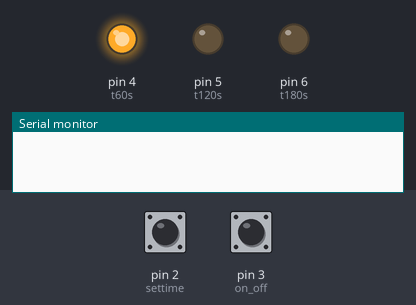
Bench run of a program on a simulated Arduino Nano, built with avr-gcc and run on an emulated ATmega328P. On the bench: output pins drawn as LEDs (lit = HIGH), the last lines printed to the serial monitor. The test bench sets the inputs (shaded band); at power-on: pin 2 (settime) HIGH, pin 3 (on_off) HIGH.

Above: at 1.2 s.
1.3 s: pin 2 (settime) pulled LOW for 0.15 s
At 2.3 s:
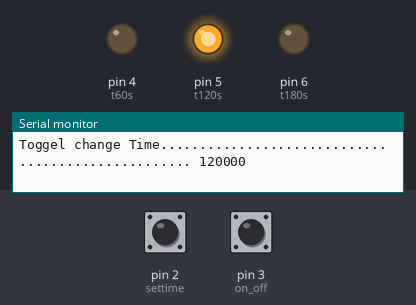
2.9 s: pin 2 (settime) pulled LOW for 1 s
At 3.5 s:
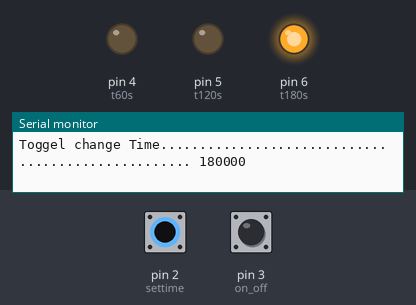
Timing chart, 0 to 5.9 s (numbered marks = the images above; inputs shaded):
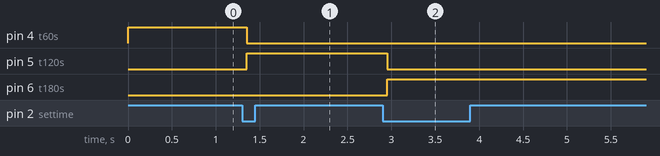

The program:

main.cpp
```cpp
// Controller software for Ultrasonic Cleaner on Arduino Nano
// Wiring: D4 - LED Green Anode - LED Kathode - GND
// Wiring: D5 - LED Yellow Anode - LED Kathode - GND
// Wiring: D6 - LED Red Anode - LED Kathode - GND
// Wiring: D7 - LED Bluen Anode - LED Kathode - GND and
// Wiring: D7 - SSR Control_in +
// Wiring: SSR Control_-  GND
// Wiring: D2 - Button 1_in (Settime) - Button_1_out - GND
// Wiring: D3 - Button 2_in (ON/OFF) - Button_2_out - GND

#define FASTLED_INTERNAL        // Suppress build banner
#include <Arduino.h>
#include <FastLED.h>

#define settime 2  //Input button 1
#define on_off 3  // Input button 2
#define t60s 4  // LED Green
#define t120s 5 // LED Yellow
#define t180s 6  // LED Red
#define SSR 7  //Output to control SSR and LED Blue

unsigned long time[3] = {60000,120000,180000}; // Timer-array, time in milliseconds
int zeit = 0;
int State_on_off = LOW;         // the current state of the output pin
int button_on_offState;             // the current reading from the input pin
int button_timerState;
int lastButton_on_off_State = HIGH;   // the previous reading from the input pin
int lastButton_timer_State = HIGH;   // the previous reading from the input pin
 int onoffbutton;
 int timerbutton;

// the following variables are unsigned longs because the time, measured in
// milliseconds, will quickly become a bigger number than can be stored in an int.
unsigned long lastDebounceTime1 = 0;  // the last time the on_off pin was toggled
unsigned long lastDebounceTime2 = 0;  // the last time the settime pin was toggled
unsigned long startTime = 0; //When did we push start
unsigned long debounceDelay = 30;    // the debounce time; increase if the output flickers

void setup() {
  pinMode(t60s, OUTPUT);
  pinMode(t120s, OUTPUT);
  pinMode(t180s, OUTPUT);
  pinMode(SSR, OUTPUT);

  pinMode(settime, INPUT_PULLUP);
  pinMode(on_off, INPUT_PULLUP);
  digitalWrite(SSR,LOW);

  digitalWrite(t60s,HIGH);
  digitalWrite(t120s,LOW);
  digitalWrite(t180s,LOW);
   Serial.begin(115200);
 onoffbutton = digitalRead(on_off);
 timerbutton = digitalRead(settime);
}

void loop() {
  lastButton_on_off_State = onoffbutton;
  lastButton_timer_State = timerbutton;
   onoffbutton = digitalRead(on_off);


  // check to see if you just pressed the ON/OFF button
  // (i.e. the input went from LOW to HIGH), and you've waited long enough
  // since the last press to ignore any noise:

  // If the switch changed, due to noise or pressing:
  if (onoffbutton != lastButton_on_off_State) {
    // reset the debouncing timer
    lastDebounceTime1 = millis();

    delay (50);
  }

  if ((millis() - lastDebounceTime1) > debounceDelay) {
    // whatever the reading is at, it's been there for longer than the debounce
    // delay, so take it as the actual current state:

    // if the onoffbutton state has changed from high to low:
    if ((onoffbutton != lastButton_on_off_State) && onoffbutton==LOW) {
      button_on_offState = onoffbutton;


      // only toggle the LED if the new button state is LOW
      if (button_on_offState == LOW) {
        State_on_off = !State_on_off;
        startTime = millis();
        Serial.print("Toggel change ON/OFF................................................... ");Serial.println(State_on_off);
      }
    }
  }


  if (State_on_off != HIGH){

     digitalWrite(SSR,LOW);
     timerbutton = digitalRead(settime);

  // check to see if you just pressed the settime-button
  // (i.e. the input went from LOW to HIGH), and you've waited long enough
  // since the last press to ignore any noise:

  // If the switch changed, due to noise or pressing:
  if (timerbutton != lastButton_timer_State) {
    // reset the debouncing timer
    lastDebounceTime2 = millis();
    delay(50);
  }

  if ((millis() - lastDebounceTime2) > debounceDelay) {
    // whatever the reading is at, it's been there for longer than the debounce
    // delay, so take it as the actual current state:

    // if the timerbutton state has changed:
    if ((timerbutton != lastButton_timer_State) && timerbutton==LOW){
      button_timerState = timerbutton;

      // only toggle the LED if the new button state is LOW
      if (button_timerState == LOW) {

        zeit ++;
        if (zeit == 3) {zeit = 0;};
        Serial.print("Toggel change Time................................................... ");Serial.println(time[zeit]);
      }
        switch (zeit){
          case 0:
          digitalWrite(t60s,HIGH);
          digitalWrite(t120s,LOW);
          digitalWrite(t180s,LOW);
          break;

          case 1:
          digitalWrite(t60s,LOW);
          digitalWrite(t120s,HIGH);
          digitalWrite(t180s,LOW);
          break;

          case 2:
          digitalWrite(t60s,LOW);
          digitalWrite(t120s,LOW);
          digitalWrite(t180s,HIGH);
          break;

          default:
          digitalWrite(t60s,HIGH);
          digitalWrite(t120s,LOW);
          digitalWrite(t180s,LOW);
          zeit = 0;
        };

      }
    }
  } else {

    if ((millis() - startTime) <= time[zeit]) {EVERY_N_MILLISECONDS(10000) {Serial.print("S");}; digitalWrite(SSR,State_on_off);} else {Serial.println("");
    State_on_off = !State_on_off; digitalWrite(SSR,State_on_off);
    Serial.print("Toggel change ON/OFF................................................... ");Serial.println(State_on_off);
    };

  }


  }
```

Measured:
- after the input at 1.3 s, pin 4 (t60s): HIGH → LOW after 0.05 s; pin 5 (t120s): LOW → HIGH after 0.05 s
- after the input at 2.9 s, pin 5 (t120s): HIGH → LOW after 0.05 s; pin 6 (t180s): LOW → HIGH after 0.05 s
